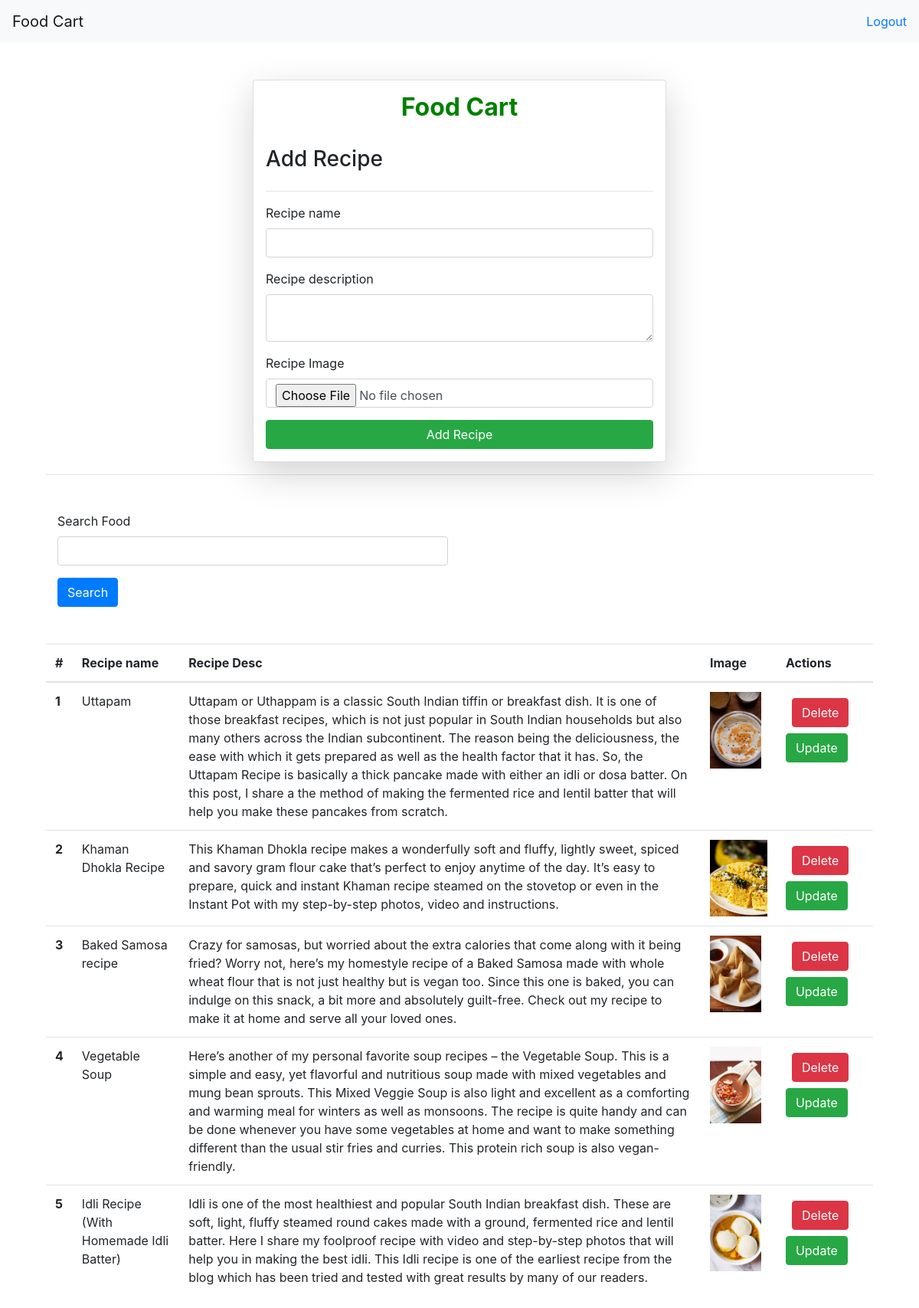
The app's page / (signed in) with its own data.
### recipe/models.py (models this page shows)
class Recipe(models.Model):
    user = models.ForeignKey(User, on_delete=models.SET_NULL, null=True, blank=True)
    recipe_name = models.CharField(max_length=100)
    recipe_description = models.TextField()
    recipe_image = models.ImageField(upload_to="recipe")
    recipe_view_count = models.PositiveIntegerField(default=1)

### recipe/views.py (the view, shortened to what this page needs)
# urls.py: path('', views.recipes),
@login_required
def recipes(request):
    queryset = Recipe.objects.all()
    if request.GET.get('search'):
        queryset = queryset.filter(
            recipe_name__icontains=request.GET.get('search'))
    context = {'recipes': queryset}
    return render(request, 'recipes.html', context)

### recipe/templates/recipes.html (shortened to what this page needs)
{% extends "base.html" %}
{% block start %}
<link href="https://maxcdn.bootstrapcdn.com/bootstrap/4.5.2/css/bootstrap.min.css" rel="stylesheet">
<div class="container mt-5">
    <form class="col-6 mx-auto card p-3 shadow-lg" method="post" enctype="multipart/form-data">
        <h2 class="text  text-center"> Food Cart </h2>
        <br>
        <h3>Add Recipe</h3>
        <hr>
        <div class="form-group">
          <label for="exampleInputEmail1">Recipe name</label>
          <input name="recipe_name" type="text" class="form-control"  required>
         </div>
        <div class="form-group">
          <label for="exampleInputPassword1"  >Recipe description</label>
          <textarea name="recipe_description" class="form-control" required ></textarea>
        </div>
        <div class="form-group">
            <label for="exampleInputPassword1">Recipe Image</label>
            <input name="recipe_image" type="file" class="form-control" >
          </div>
        <button type="submit" class="btn btn-success">Add Recipe</button>
      </form>
      <hr>
      <div class="class mt-5">
        <form action="">
          <div class="max-auto col-6">
            <div class="form-group">
              <label for="exampleInputEmail1">Search Food</label>
              <input name="search" type="text" class="form-control">
            </div>
            <button type="submit" class="btn btn-primary "> Search</button>
          </form>
        </div>
      </div>
      <table class="table mt-5">
        <thead>
          <tr>
            <th scope="col">#</th>
            <th scope="col">Recipe name</th>
            <th scope="col">Recipe Desc</th>
            <th scope="col">Image</th>
            <th scope="col">Actions</th>
          </tr>
        </thead>
        <tbody>
            {% for recipe in recipes %}
          <tr>
            <th scope="row">{{forloop.counter}}</th>
            <td>{{recipe.recipe_name}}</td>
            <td>{{recipe.recipe_description}}</td>
            <td>
                <img src="/media/{{recipe.recipe_image}}" style="height: 100px;"> </td>
                <td>
                    <a href="/delete_recipe/{{recipe.id }}" class="btn btn-danger m-2">Delete</a>
                    <a href="/update_recipe/{{recipe.id }}" class="btn btn-success">Update</a>
                </td>
          </tr>
          {% endfor %}
        </tbody>
      </table>
</div>
{% endblock %}

### recipe/templates/base.html (shortened to what this page needs)
<!DOCTYPE html>
<html lang="en">
<head>
    {% load static %}
    <link href="https://maxcdn.bootstrapcdn.com/bootstrap/4.5.2/css/bootstrap.min.css" rel="stylesheet">
</head>
<body>
    <nav class="navbar navbar-expand-lg navbar-light bg-light">
        <a class="navbar-brand" href="/">Food Cart</a>
        <div class="collapse navbar-collapse">
            <ul class="navbar-nav ml-auto">
                {% if user.is_authenticated %}
                <li class="nav-item">
                    <a href="#" onclick="document.getElementById('logout-form').submit();">Logout</a>
                </li>
                {% endif %}
            </ul>
        </div>
    </nav>
    <div class="container">
        {% block start %}{% endblock %}
</body>
</html>

### recipe/templates/recipes.html (style rules this page uses)
.text { color: green; font-weight: bold; }

### records on screen
Recipe: recipe_name "Uttapam", recipe_description "Uttapam or Uthappam is a classic South Indian tiffin or breakfast dish. It is one of those breakfast recipes, which is not just popular in South Indian households but also many others across the Indian subcontinent. The reason being the deliciousness, the ease with which it gets prepared as well as the health factor that it has. So, the Uttapam Recipe is basically a thick pancake made with either an idli or dosa batter. On this post, I share a the method of making the fermented rice and lentil batter that will help you make these pancakes from scratch.", recipe_image (picture)
Recipe: recipe_name "Khaman Dhokla Recipe", recipe_description "This Khaman Dhokla recipe makes a wonderfully soft and fluffy, lightly sweet, spiced and savory gram flour cake that’s perfect to enjoy anytime of the day. It’s easy to prepare, quick and instant Khaman recipe steamed on the stovetop or even in the Instant Pot with my step-by-step photos, video and instructions.", recipe_image (picture)
Recipe: recipe_name "Baked Samosa recipe", recipe_description "Crazy for samosas, but worried about the extra calories that come along with it being fried? Worry not, here’s my homestyle recipe of a Baked Samosa made with whole wheat flour that is not just healthy but is vegan too. Since this one is baked, you can indulge on this snack, a bit more and absolutely guilt-free. Check out my recipe to make it at home and serve all your loved ones.", recipe_image (picture)
Recipe: recipe_name "Vegetable Soup", recipe_description "Here’s another of my personal favorite soup recipes – the Vegetable Soup. This is a simple and easy, yet flavorful and nutritious soup made with mixed vegetables and mung bean sprouts. This Mixed Veggie Soup is also light and excellent as a comforting and warming meal for winters as well as monsoons. The recipe is quite handy and can be done whenever you have some vegetables at home and want to make something different than the usual stir fries and curries. This protein rich soup is also vegan-friendly.", recipe_image (picture)
Recipe: recipe_name "Idli Recipe (With Homemade Idli Batter)", recipe_description "Idli is one of the most healthiest and popular South Indian breakfast dish. These are soft, light, fluffy steamed round cakes made with a ground, fermented rice and lentil batter. Here I share my foolproof recipe with video and step-by-step photos that will help you in making the best idli. This Idli recipe is one of the earliest recipe from the blog which has been tried and tested with great results by many of our readers.", recipe_image (picture)
